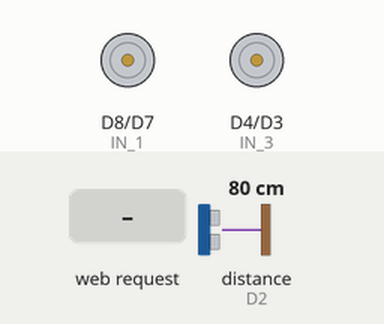
The sketch below on a simulated ESP8266 (NodeMCU). On the bench: motor-driver pin pairs drawn as motors (green arrow = first pin HIGH = forward, orange = second pin HIGH = backward, longer = more drive, scaled by the enable pin). Wiring (inferred from the names in the program): ultrasonic range finder: trigger D1; echo D2. The test bench sets the inputs (shaded band); at power-on: distance to the obstacle (sensor on D2) 80 cm. The echo pulse lasts 58.3 µs per cm; what the sketch prints to the serial monitor is not drawn.

Above: at 1.2 s.
1.3 s: HTTP request GET /?State=F received
At 1.9 s:
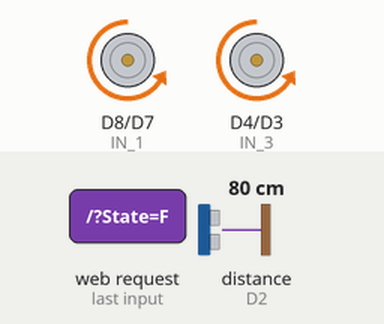
2.8 s: HTTP request GET /?State=B received
At 4.0 s:
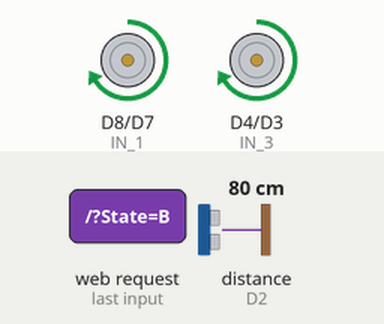
4.3 s: HTTP request GET /?State=L received
At 5.3 s:
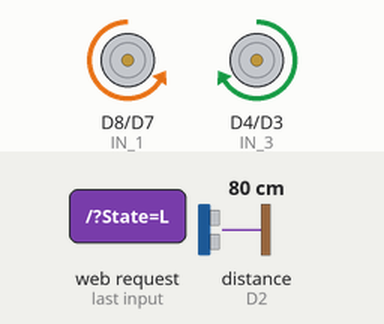
5.8 s: HTTP request GET /?State=R received
At 6.5 s:
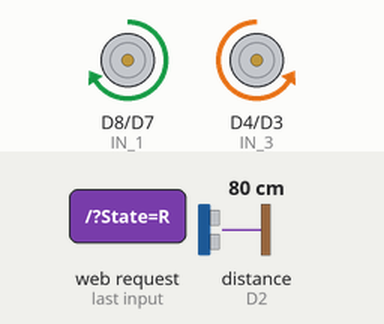
Timing chart, 0 to 8.3 s (numbered marks = the images above; inputs shaded):
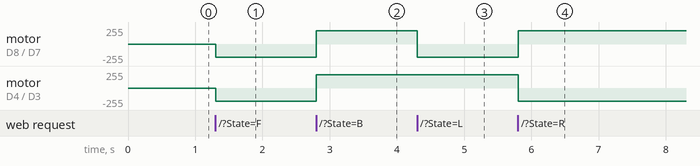

The sketch:

code_esp.ino
```cpp
#define ENA   14          // Enable/speed motors Right        GPIO14(D5)
#define ENB   12          // Enable/speed motors Left         GPIO12(D6)
#define IN_1  15          // L298N in1 motors Rightx          GPIO15(D8)
#define IN_2  13          // L298N in2 motors Right           GPIO13(D7)
#define IN_3  2           // L298N in3 motors Left            GPIO2(D4)
#define IN_4  0           // L298N in4 motors Left            GPIO0(D3)

#include <ESP8266WiFi.h>
#include <WiFiClient.h>
#include <ESP8266WebServer.h>
int m1=1;
#define SOUND_VELOCITY 0.034

const int trigPin = D1;
const int echoPin = D2;
// defines variables
long duration;
int distance;


float distanceCm;


int sensorValue = 0;

String command;             //String to store app command state.
int speedCar = 800;         // 400 - 1023.
int speed_Coeff = 3;

const char* ssid = "Make DIY";
ESP8266WebServer server(80);

void setup() {
  pinMode(trigPin, OUTPUT); // Sets the trigPin as an Output
  pinMode(echoPin, INPUT); // Sets the echoPin as an Input

 pinMode(ENA, OUTPUT);
 pinMode(ENB, OUTPUT);
 pinMode(IN_1, OUTPUT);
 pinMode(IN_2, OUTPUT);
 pinMode(IN_3, OUTPUT);
 pinMode(IN_4, OUTPUT);

  Serial.begin(115200);

// Connecting WiFi

  WiFi.mode(WIFI_AP);
  WiFi.softAP(ssid);

  IPAddress myIP = WiFi.softAPIP();
  Serial.print("AP IP address: ");
  Serial.println(myIP);

 // Starting WEB-server
     server.on ( "/", HTTP_handleRoot );
     server.onNotFound ( HTTP_handleRoot );
     server.begin();
}

void goAhead(){
if (m1==0){
  return;

  }
     else{
      digitalWrite(IN_1, LOW);
      digitalWrite(IN_2, HIGH);
      analogWrite(ENA, speedCar);

      digitalWrite(IN_3, LOW);
      digitalWrite(IN_4, HIGH);
      analogWrite(ENB, speedCar);
  }}

void goBack(){

 digitalWrite(IN_1, HIGH);
      digitalWrite(IN_2, LOW);
      analogWrite(ENA, speedCar);

      digitalWrite(IN_3, HIGH);
      digitalWrite(IN_4, LOW);
      analogWrite(ENB, speedCar);
  }

void goRight(){

      digitalWrite(IN_1, HIGH);
      digitalWrite(IN_2, LOW);
      analogWrite(ENA, speedCar);

      digitalWrite(IN_3, LOW);
      digitalWrite(IN_4, HIGH);
      analogWrite(ENB, speedCar);
  }

void goLeft(){


      digitalWrite(IN_1, LOW);
      digitalWrite(IN_2, HIGH);
      analogWrite(ENA, speedCar);

      digitalWrite(IN_3, HIGH);
      digitalWrite(IN_4, LOW);
      analogWrite(ENB, speedCar);
  }

void goAheadRight(){
      if (m1==0){
  return;

  }
     else{
      digitalWrite(IN_1, LOW);
      digitalWrite(IN_2, HIGH);
      analogWrite(ENA, speedCar/speed_Coeff);

      digitalWrite(IN_3, LOW);
      digitalWrite(IN_4, HIGH);
      analogWrite(ENB, speedCar);
   }}

void goAheadLeft(){
      if (m1==0){
  return;

  }
     else{
      digitalWrite(IN_1, LOW);
      digitalWrite(IN_2, HIGH);
      analogWrite(ENA, speedCar);

      digitalWrite(IN_3, LOW);
      digitalWrite(IN_4, HIGH);
      analogWrite(ENB, speedCar/speed_Coeff);
  }}

void goBackRight(){

      digitalWrite(IN_1, HIGH);
      digitalWrite(IN_2, LOW);
      analogWrite(ENA, speedCar/speed_Coeff);

      digitalWrite(IN_3, HIGH);
      digitalWrite(IN_4, LOW);
      analogWrite(ENB, speedCar);

  }

void goBackLeft(){

      digitalWrite(IN_1, HIGH);
      digitalWrite(IN_2, LOW);
      analogWrite(ENA, speedCar);

      digitalWrite(IN_3, HIGH);
      digitalWrite(IN_4, LOW);
      analogWrite(ENB, speedCar/speed_Coeff);
  }

void stopRobot(){

      digitalWrite(IN_1, LOW);
      digitalWrite(IN_2, LOW);
      analogWrite(ENA, speedCar);

      digitalWrite(IN_3, LOW);
      digitalWrite(IN_4, LOW);
      analogWrite(ENB, speedCar);
 }

void loop() {
    server.handleClient();

      command = server.arg("State");
      if (command == "F") goAhead();
      else if (command == "B") goBack();
      else if (command == "L") goLeft();
      else if (command == "R") goRight();
      else if (command == "I") goAheadRight();
      else if (command == "G") goAheadLeft();
      else if (command == "J") goBackRight();
      else if (command == "H") goBackLeft();
      else if (command == "0") speedCar = 400;
      else if (command == "1") speedCar = 470;
      else if (command == "2") speedCar = 540;
      else if (command == "3") speedCar = 610;
      else if (command == "4") speedCar = 680;
      else if (command == "5") speedCar = 750;
      else if (command == "6") speedCar = 820;
      else if (command == "7") speedCar = 890;
      else if (command == "8") speedCar = 960;
      else if (command == "9") speedCar = 1023;
      else if (command == "S") stopRobot();
   digitalWrite(trigPin, LOW);
  delayMicroseconds(2);
  // Sets the trigPin on HIGH state for 10 micro seconds
  digitalWrite(trigPin, HIGH);
  delayMicroseconds(10);
  digitalWrite(trigPin, LOW);

  // Reads the echoPin, returns the sound wave travel time in microseconds
  duration = pulseIn(echoPin, HIGH);

  // Calculate the distance
  distanceCm = duration * SOUND_VELOCITY/2;

  // Convert to inches

  // Prints the distance on the Serial Monitor
  Serial.print("Distance (cm): ");
  Serial.println(distanceCm);

  if(distanceCm<=30)
  {m1=0;}
  else{
    m1=1;}

}

void HTTP_handleRoot(void) {

if( server.hasArg("State") ){
       Serial.println(server.arg("State"));
  }
  server.send ( 200, "text/html", "" );
  delay(1);}
```

Measured:
- after the input at 1.3 s, motor on D8 (IN_1) / D7 (IN_2), motor on D4 (IN_3) / D3 (IN_4): stopped → backward 199/255 at once
- after the input at 2.8 s, motor on D8 (IN_1) / D7 (IN_2), motor on D4 (IN_3) / D3 (IN_4): backward 199/255 → forward 199/255 at once
- after the input at 4.3 s, motor on D8 (IN_1) / D7 (IN_2): forward 199/255 → backward 199/255 at once
- after the input at 5.8 s, motor on D8 (IN_1) / D7 (IN_2): backward 199/255 → forward 199/255 at once; motor on D4 (IN_3) / D3 (IN_4): forward 199/255 → backward 199/255 at once
